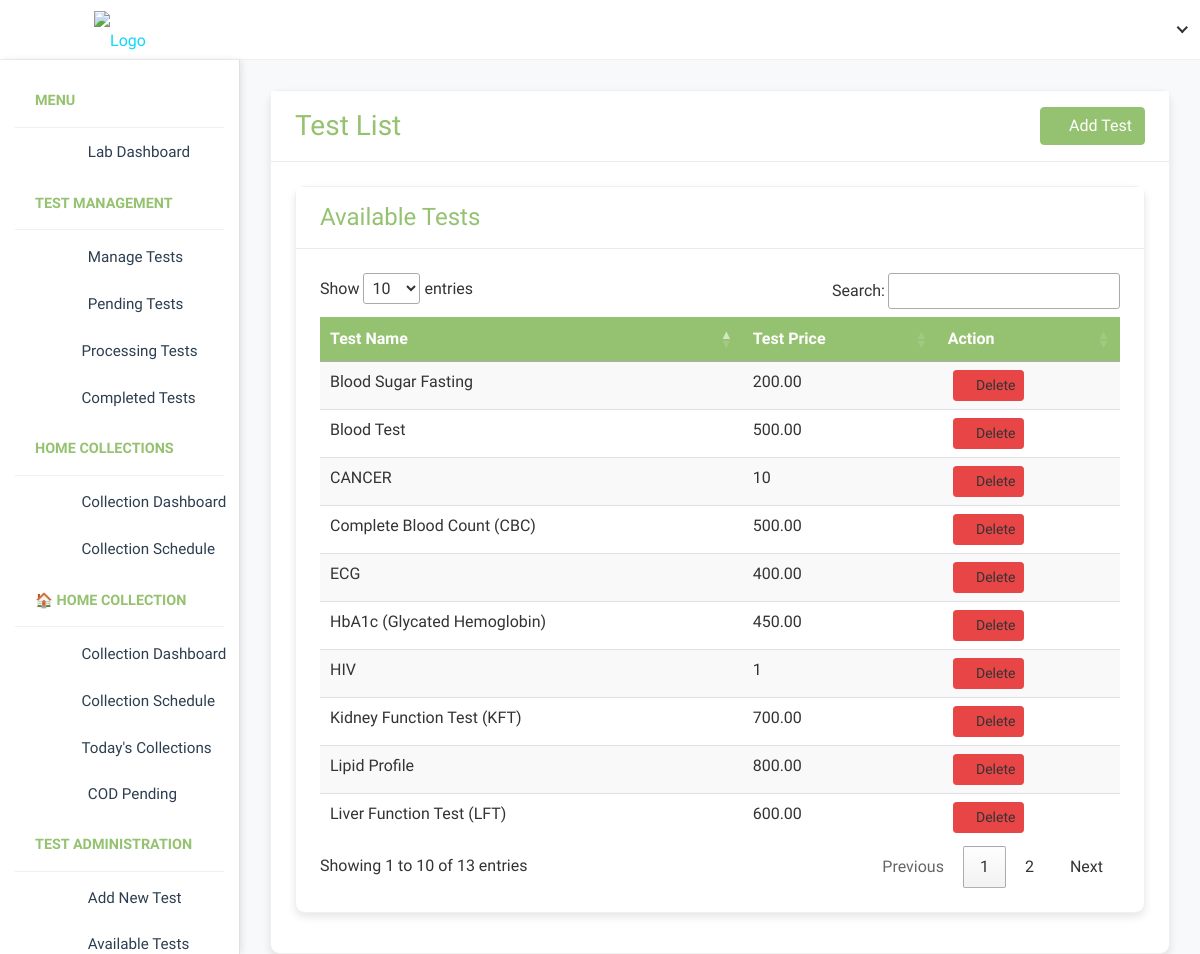
The app's page /hospital_admin/test-list/ (signed in), older data.
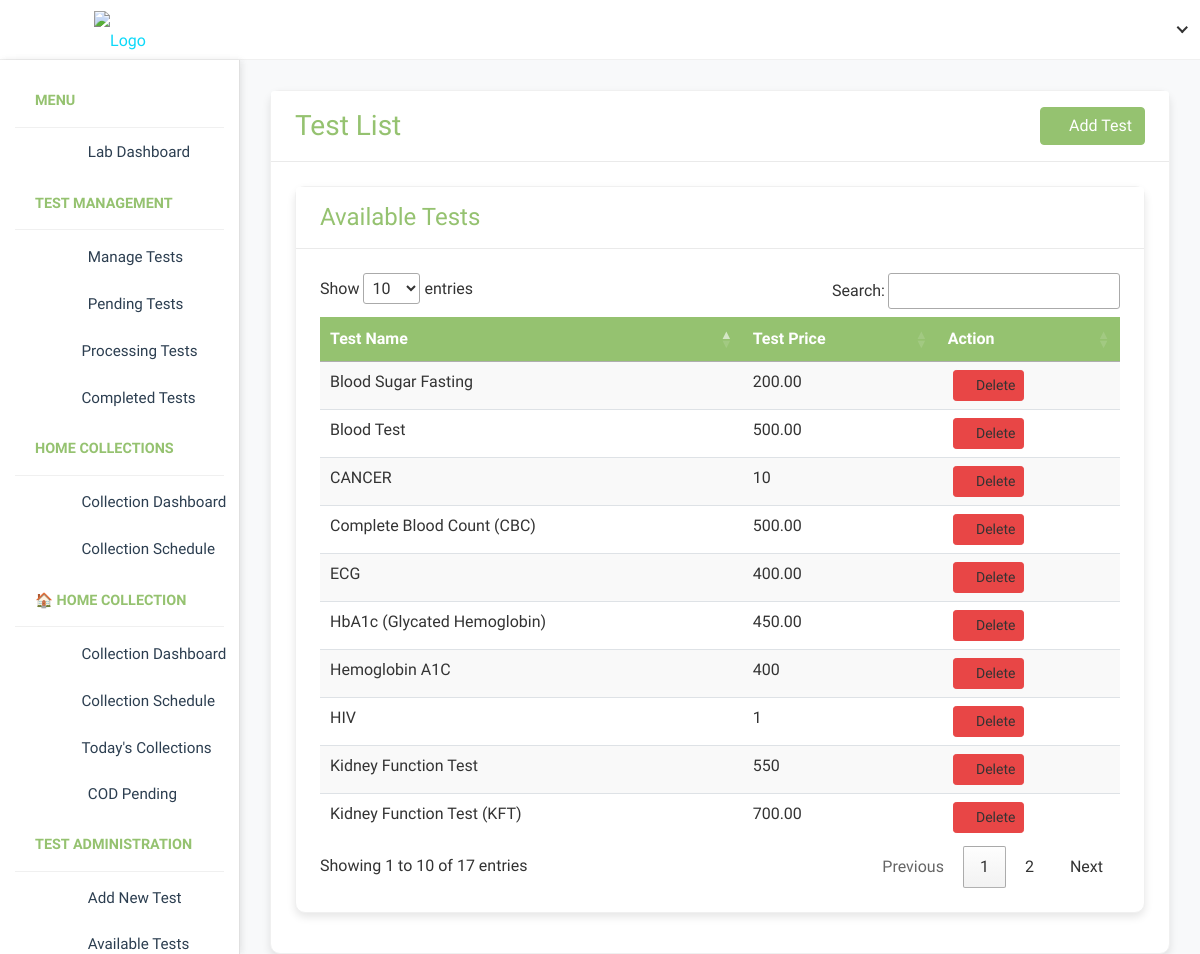
The same page, newer data.
### hospital_admin/models.py (models this page shows, shortened)
class Test_Information(models.Model):
    test_id = models.AutoField(primary_key=True)
    test_name = models.CharField(max_length=200, null=True, blank=True)
    test_price = models.CharField(max_length=200, null=True, blank=True)

### hospital_admin/views.py (the view)
# urls.py: path('test-list/', views.test_list,name='test-list'),
@csrf_exempt
@login_required(login_url='admin-login')
def test_list(request):
    context = {}
    if request.user.is_labworker:
        try:
            lab_workers = Clinical_Laboratory_Technician.objects.get(user=request.user)
            test = Test_Information.objects.all()
            context = {'test':test,'lab_workers':lab_workers}
        except Clinical_Laboratory_Technician.DoesNotExist:
            test = Test_Information.objects.all()
            context = {'test':test,'lab_workers':None}
    else:
        test = Test_Information.objects.all()
        context = {'test':test,'lab_workers':None}
    return render(request, 'hospital_admin/test-list.html',context)

### templates/hospital_admin/test-list.html (shortened to what this page needs)
{% load static %}
<!DOCTYPE html>
<html lang="en">
<head>
  <link rel="stylesheet" href="{% static 'HealthStack-System/css/Normal/bootstrap.min.css' %}" />
  <link rel="stylesheet" href="{% static 'HealthStack-System/plugins/Normal/fontawesome/css/all.min.css' %}" />
  <link rel="stylesheet" href="{% static 'HealthStack-System/admin_assets/css/feathericon.min.css' %}" />
  <link rel="stylesheet" href="https://cdn.datatables.net/1.13.6/css/jquery.dataTables.min.css" />
  <link rel="stylesheet" href="{% static 'HealthStack-System/css/admin/style.css' %}" />
</head>
<body>
  <div class="main-wrapper">
    <header class="header">{% include 'hospital_admin/labworker-navbar.html' %}</header>
    <aside class="sidebar" id="sidebar">{% include 'hospital_admin/labworker-sidebar.html' %}</aside>
    <div class="page-wrapper">
      <div class="content container-fluid">
        <div class="card mb-4">
          <div class="card-header d-flex justify-content-between align-items-center">
            <h3 class="card-title mb-0">Test List</h3>
            <a href="{% url 'add-test' %}" class="btn btn-primary"><i class="fe fe-plus"></i> Add Test</a>
          </div>
          <div class="card-body">
            <div class="card mb-3">
              <div class="card-header">
                <h4 class="card-title mb-0">Available Tests</h4>
              </div>
              <div class="card-body">
                <div class="table-responsive">
                  <table id="test-table" class="table table-hover table-striped">
                    <thead>
                      <tr>
                        <th>Test Name</th>
                        <th>Test Price</th>
                        <th>Action</th>
                      </tr>
                    </thead>
                    <tbody>
                      {% for t in test %}
                      <tr>
                        <td>{{ t.test_name }}</td>
                        <td>{{ t.test_price }}</td>
                        <td>
                          <a data-toggle="modal" data-target="#delete_modal{{t.test_id}}" class="btn btn-sm btn-danger">
                            <i class="fe fe-trash"></i> Delete
                          </a>
                        </td>
                      </tr>
                      {% endfor %}
                    </tbody>
                  </table>
                </div>
              </div>
            </div>
          </div>
        </div>
      </div>
    </div>
  </div>
</body>
</html>

Row changes from the older to the newer data that the page shows:
no longer on this page (row unchanged): Test_Information: test_name "Lipid Profile", test_price "800.00"
no longer on this page (row unchanged): Test_Information: test_name "Liver Function Test (LFT)", test_price "600.00"
added Test_Information: test_name "Kidney Function Test", test_price "550"
added Test_Information: test_name "Hemoglobin A1C", test_price "400"
Text that changed along with them:
text written by a page script: "Show entries Search: Showing 1 to 10 of 13 entries Previous 1 2 Next" → "Show entries Search: Showing 1 to 10 of 17 entries Previous 1 2 Next"
